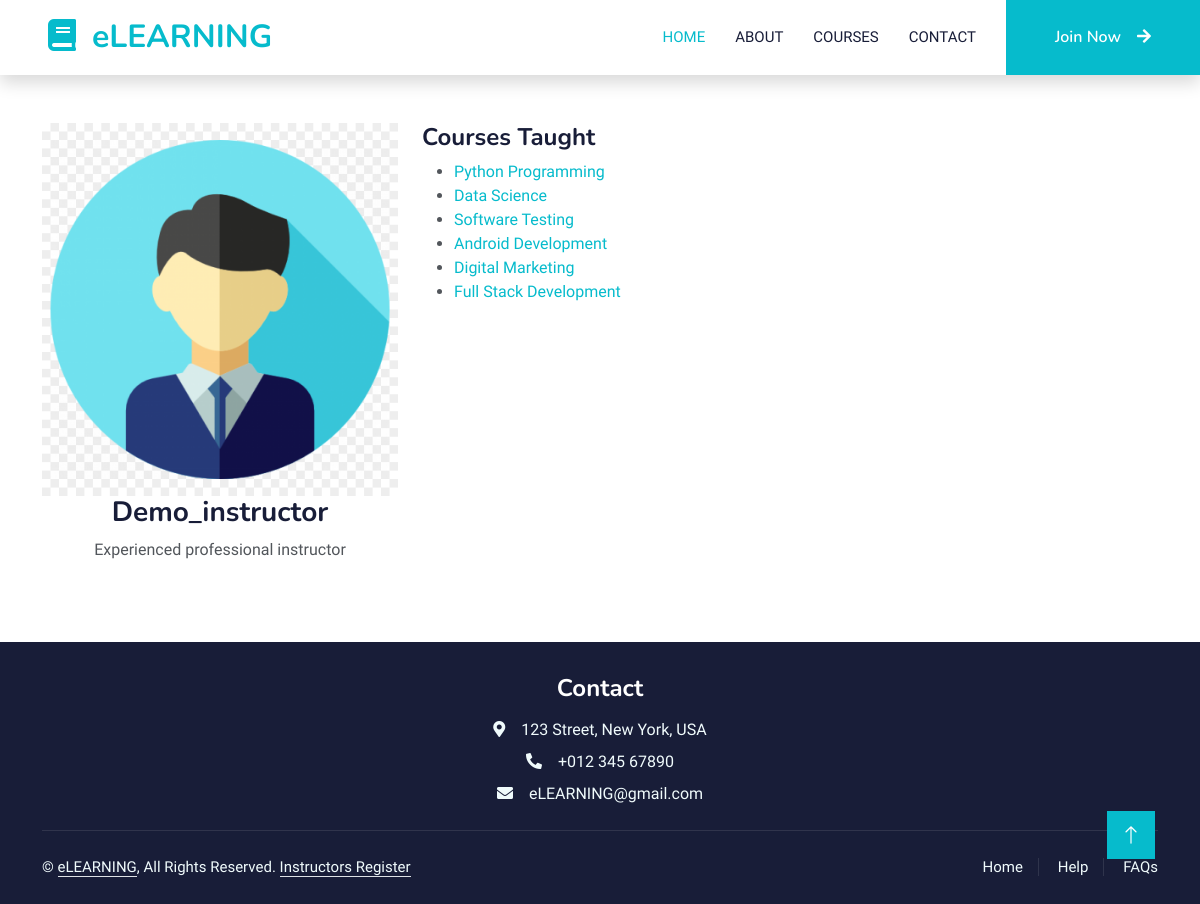
/instructor/14/, run on an earlier commit of the app's database.
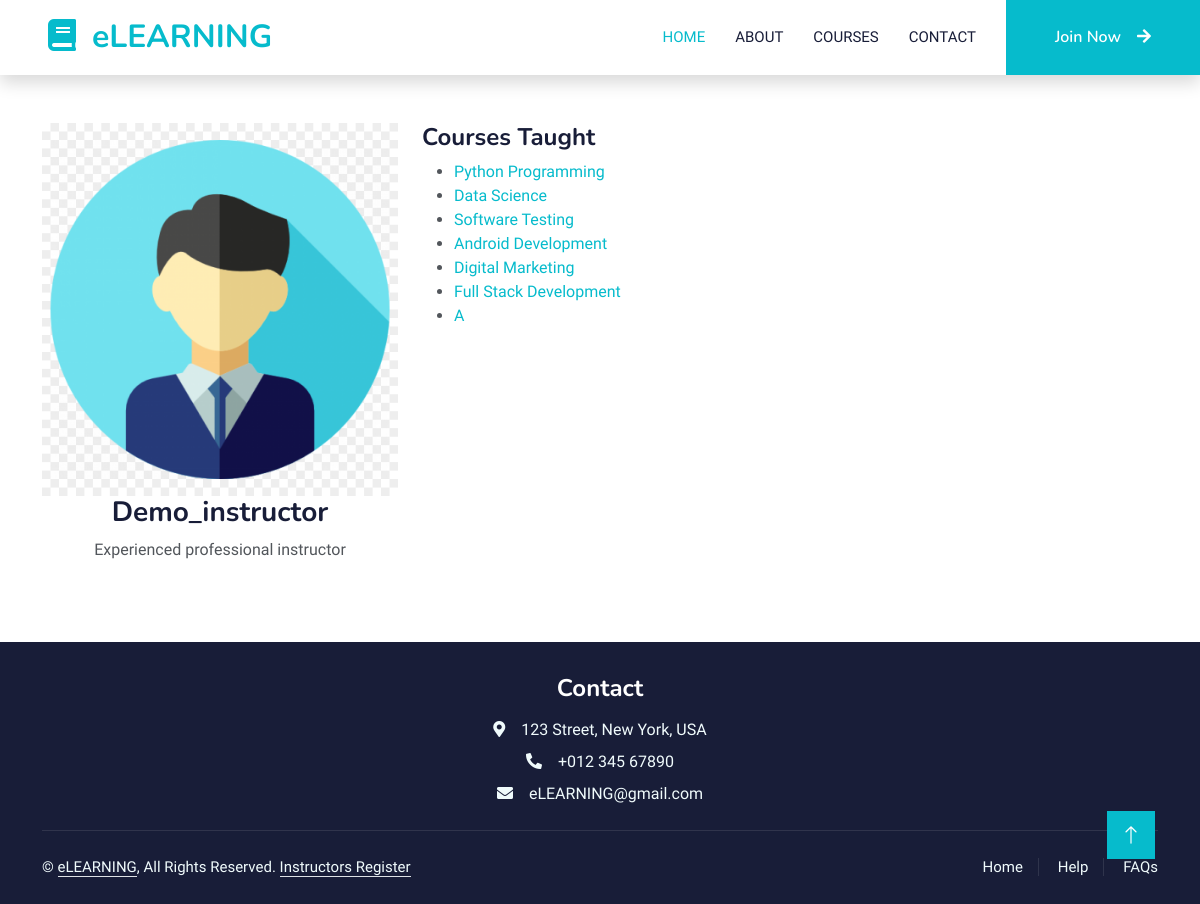
And on a later commit of the database.
### courses_app/models.py (models this page shows, shortened)
class Course(models.Model):
    title = models.CharField(max_length=255)
    description = models.TextField()
    instructor = models.ForeignKey(CustomUser, on_delete=models.CASCADE, limit_choices_to={'user_type': 'instructor'})
    price = models.DecimalField(max_digits=7, decimal_places=2, null=True, blank=True)
    created_at = models.DateTimeField(auto_now_add=True)
    updated_at = models.DateTimeField(auto_now=True)
    image = models.ImageField(upload_to='courses/images/', null=True, blank=True)

### courses_app/views.py (the view)
# urls.py: path('instructor/<int:instructor_id>/', views.instructor_detail, name='instructor_detail'),
def instructor_detail(request, instructor_id):
    instructor = get_object_or_404(CustomUser, id=instructor_id, user_type='instructor')
    courses = Course.objects.filter(instructor=instructor)
    return render(request, 'courses_app/instructor_detail.html', {'instructor': instructor, 'courses': courses})

### accounts_app/models.py (called while the page is built)
    @property
    def get_profile_picture_url(self):
        if self.profile_picture:
            return self.profile_picture.url
        else:
            return '/static/default-profile.png'  # a default image if user has no profile picture

### courses_app/templates/courses_app/instructor_detail.html
{% extends 'courses_app/layout.html' %}
{% block content %}
<div class="container py-5">
    <div class="row">
        <div class="col-md-4">
            <div class="text-center">
                {% if instructor.profile_picture %}
                    <img src="{{ instructor.get_profile_picture_url }}" class="img-fluid" alt="{{ instructor.username }}">
                {% else %}
                    <img src="../static/img/course-1.jpg" class="img-fluid" alt="{{ instructor.username }}">
                {% endif %}
                <h3>{{ instructor.username }}</h3>
                <p>{{ instructor.bio }}</p>
            </div>
        </div>
        <div class="col-md-8">
            <h4>Courses Taught</h4>
            <ul>
                {% for course in courses %}
                    <li><a href="{% url 'course_details' course.id %}">{{ course.title }}</a></li>
                {% empty %}
                    <li>No courses available.</li>
                {% endfor %}
            </ul>
        </div>
    </div>
</div>
{% endblock %}

What changed in the data, as far as the page shows it:
added Course: title "A"
